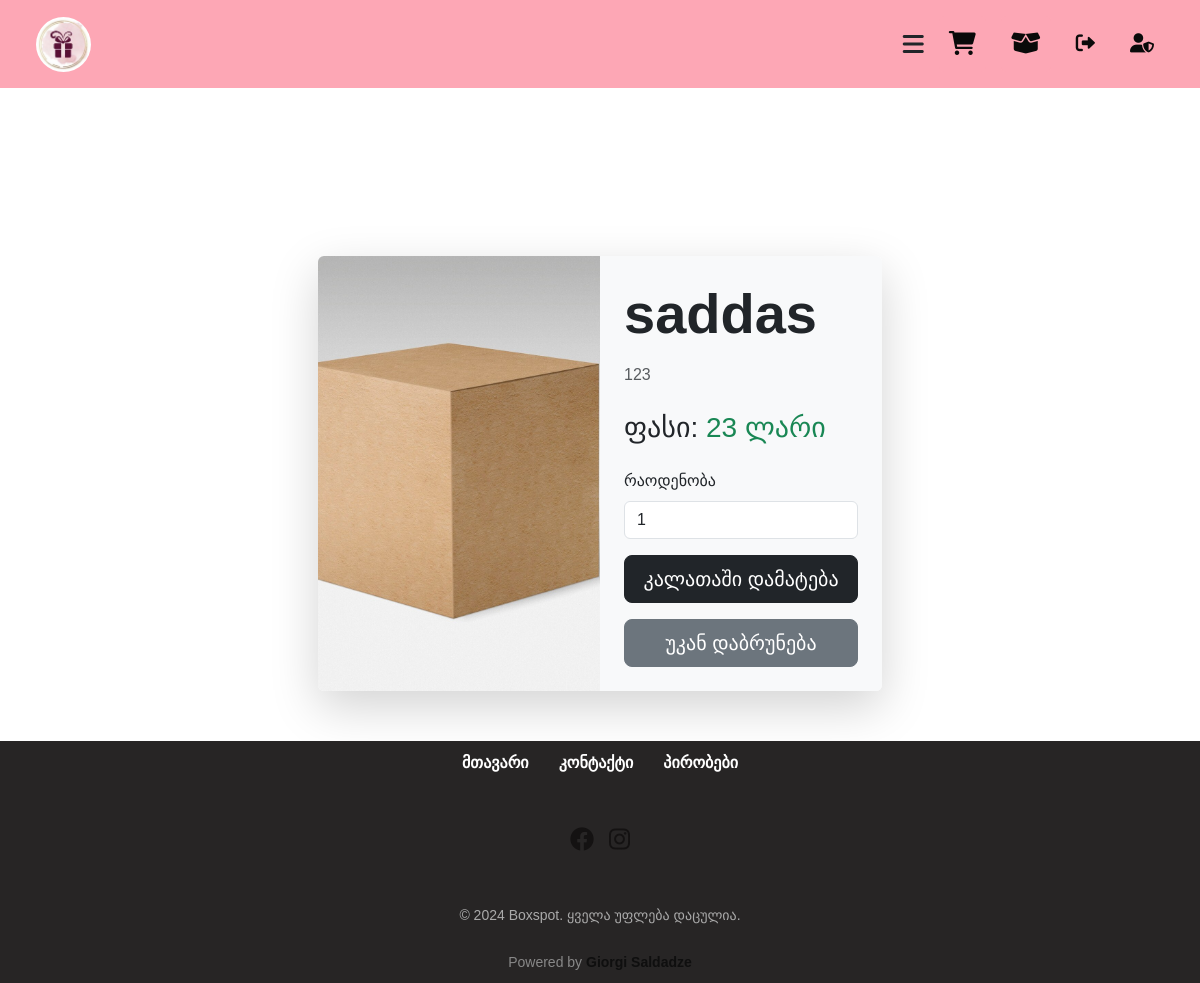
The app's page /products/detail/1 (signed in), older data.
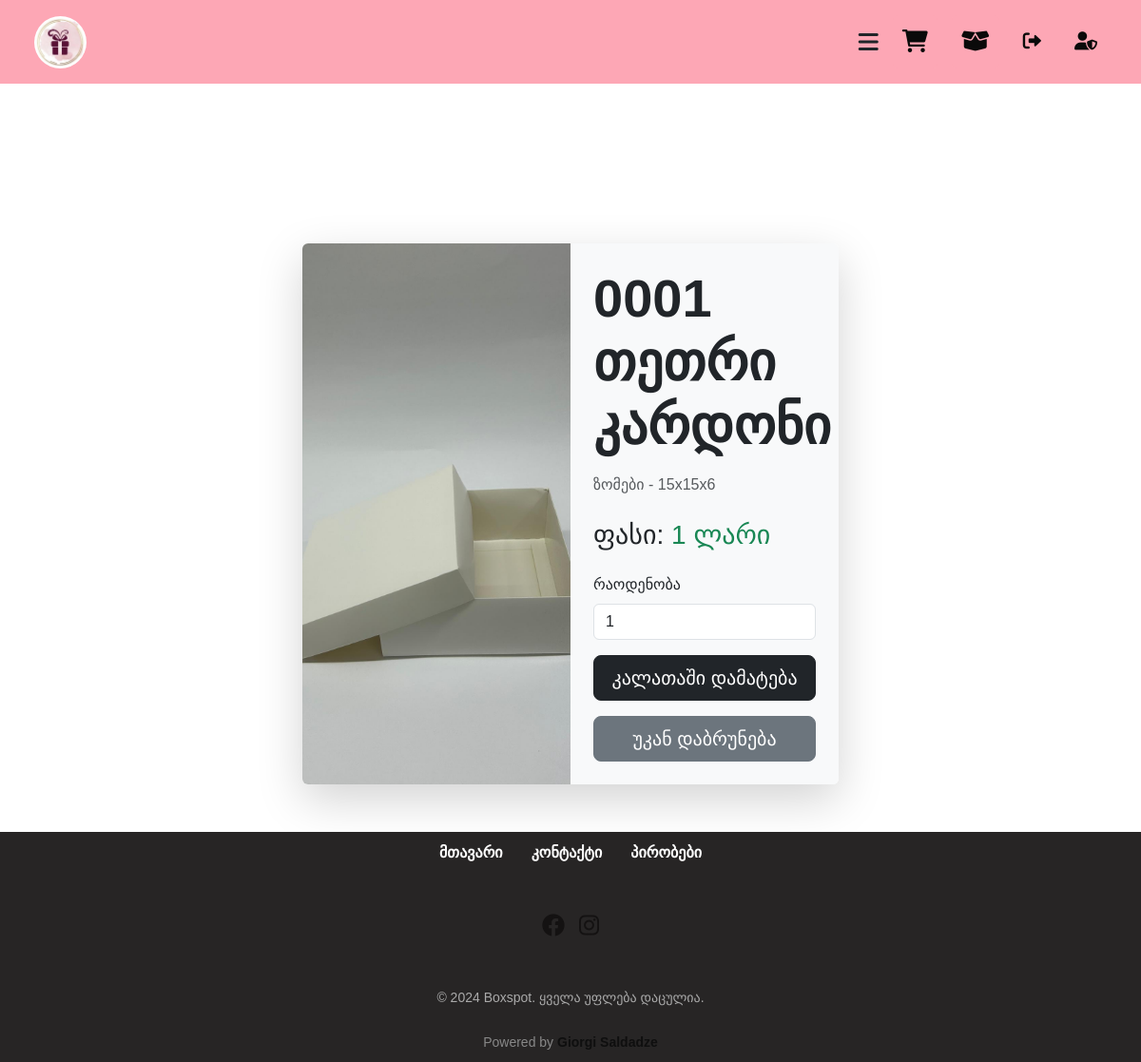
The same page, newer data.
### src/models/products.py (models this page shows)
class Prod(db.Model,UserMixin):
    __tablename__ = "products"
    id =db.Column(db.Integer, primary_key = True)
    name = db.Column(db.String, nullable = False)
    description = db.Column(db.String, nullable = False)
    category = db.Column(db.String, nullable = False)
    price = db.Column(db.Integer, nullable = False)
    image = db.Column(db.String, nullable = False)

### src/views/products/routes.py (the view)
@products_blueprint.route("/products/detail/<int:product_id>", methods=["GET", "POST"])
@login_required
def product_detail(product_id):
    product = Prod.query.get_or_404(product_id)
    form = AddToCartForm()
    return render_template("product_detail.html", product=product, form=form)

### src/views/products/forms.py
class AddToCartForm(FlaskForm):
    quantity = IntegerField('Quantity', validators=[DataRequired(), NumberRange(min=1)])
    submit = SubmitField('Add to Cart')

### src/__init__.py (called while the page is built)
def register_extensions(app):
    db.init_app(app)
    login_manager.init_app(app)
    admin.init_app(app)
    admin.add_view(SecureModelView(User, db.session, name='Users'))
    admin.add_view(ProdView(Prod, db.session, name='Products'))
    admin.add_view(OrderView(Order, db.session, name = "Orders"))
    @login_manager.user_loader
    def load_user(user_id):
        return User.query.get(user_id)
    login_manager.login_view = "auth.login"
    login_manager.login_message ="გთხოვთ გაიარეთ ავტორიზაცია"
    migrate.init_app(app,db)
    mail.init_app(app)

### src/models/user.py (called while the page is built)
    @property
    def is_admin(self):
        return self.role == 'admin'

### src/templates/products/product_detail.html (shortened to what this page needs)
{% extends "layouts/base.html" %}
{% block body %}
<div class="container-fluid content mt-3" style="margin-bottom: 50px;">
    <div class="row justify-content-center">
        <div class="col-lg-8 col-xl-6">
            <div class="row g-0 shadow-lg rounded overflow-hidden">
                <div class="col-md-6">
                    <img src="{{ url_for('static', filename='uploads/' ~ product.image) }}"
                         class="img-fluid zoomable-image"
                         alt="{{ product.name }}"
                         style="object-fit: cover; height: 100%; width: 100%; cursor: pointer;"
                         data-bs-toggle="modal" data-bs-target="#imageModal">
                </div>
                <div class="col-md-6 d-flex flex-column justify-content-between p-4 bg-light">
                    <div>
                        <h1 class="display-4 fw-bold mb-3">{{ product.name }}</h1>
                        <p class="text-muted mb-4">{{ product.description }}</p>
                        <p class="h3 mb-4">ფასი: <span class="text-success">{{ product.price }} ლარი</span></p>
                    </div>
                    <div>
                        <form id="add-to-cart-form" method="POST" action="{{ url_for('products.add_to_cart', product_id=product.id) }}">
                            <div class="mb-3">
                                <label for="quantity" class="form-label">რაოდენობა</label>
                                {{ form.quantity(class="form-control", min=1, value=1) }}
                            </div>
                            <button type="button" class="btn btn-dark btn-lg w-100" data-bs-toggle="modal" data-bs-target="#confirmationModal">კალათაში დამატება</button>
                        </form>
                        <a href="{{ url_for('products.products', category=product.category) }}" class="btn btn-secondary btn-lg w-100 mt-3">უკან დაბრუნება</a>
                    </div>
                </div>
            </div>
        </div>
    </div>
</div>
{% endblock %}

Row changes from the older to the newer data that the page shows:
changed Prod: image: a different picture; name "saddas" → "0001 თეთრი კარდონი"; description "123" → "ზომები - 15x15x6"; price "23" → "1"
